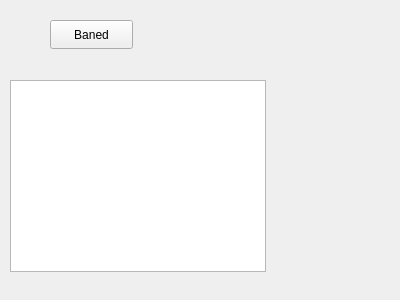
<?xml version="1.0" encoding="UTF-8"?>
<ui version="4.0">
 <class>BanedUserForm</class>
 <widget class="QWidget" name="BanedUserForm">
  <property name="geometry">
   <rect>
    <x>0</x>
    <y>0</y>
    <width>400</width>
    <height>300</height>
   </rect>
  </property>
  <property name="windowTitle">
   <string>Form</string>
  </property>
  <widget class="QPushButton" name="BanButton">
   <property name="geometry">
    <rect>
     <x>50</x>
     <y>20</y>
     <width>83</width>
     <height>29</height>
    </rect>
   </property>
   <property name="text">
    <string>Baned</string>
   </property>
  </widget>
  <widget class="QListWidget" name="listWidget">
   <property name="geometry">
    <rect>
     <x>10</x>
     <y>80</y>
     <width>256</width>
     <height>192</height>
    </rect>
   </property>
  </widget>
 </widget>
 <resources/>
 <connections/>
</ui>
